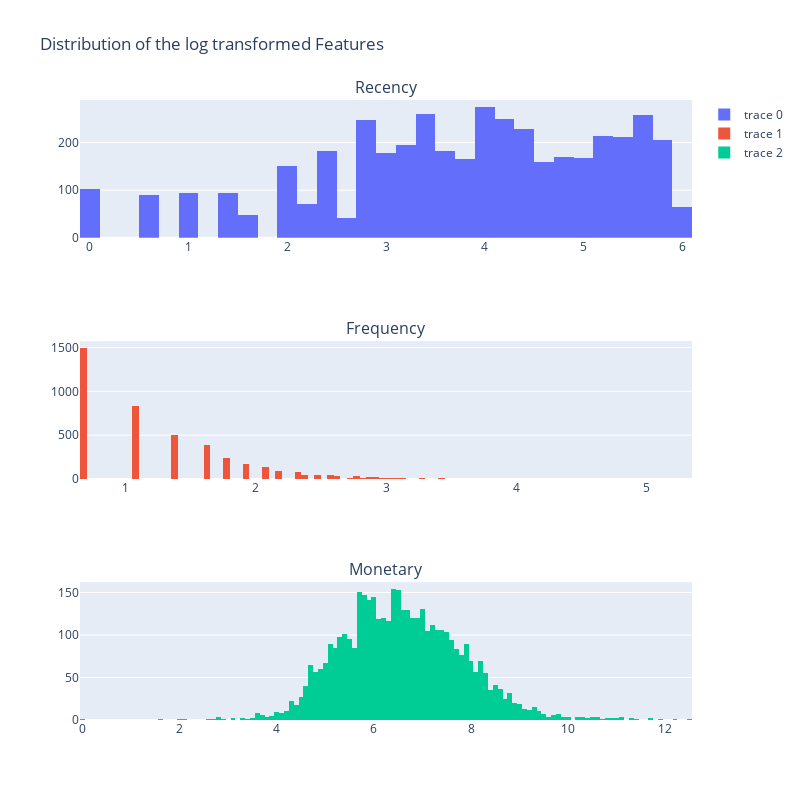

The notebook cell this image was saved under:
### Markdown cell above
### Visualize log transformation applied features

### Code cell
fig = make_subplots(rows=3, cols=1,
                   subplot_titles=("Recency","Frequency","Monetary"))

fig.append_trace(go.Histogram(x=rfm.log_Recency),
                 row=1, col=1)

fig.append_trace(go.Histogram(x=rfm.log_Frequency),
                 row=2, col=1)

fig.append_trace(go.Histogram(x=rfm.log_Monetary),
                 row=3, col=1)

fig.update_layout(height=800, width=800,
                  title_text="Distribution of the log transformed Features")

fig.show()

### Figure 1 — Plotly figure (JSON) as saved in the notebook; plotly's stock layout.template omitted (floating-point values rounded to 4 significant figures; data arrays with more than 128 entries replaced by an {"elided": "..."} marker saying what was removed)
{"data": [{"type": "histogram", "x": {"elided": "4304 float values"}, "xaxis": "x", "yaxis": "y"}, {"type": "histogram", "x": {"elided": "4304 float values"}, "xaxis": "x2", "yaxis": "y2"}, {"type": "histogram", "x": {"elided": "4304 float values"}, "xaxis": "x3", "yaxis": "y3"}], "layout": {"annotations": [{"font": {"size": 16}, "showarrow": false, "text": "Recency", "x": 0.5, "xanchor": "center", "xref": "paper", "y": 1, "yanchor": "bottom", "yref": "paper"}, {"font": {"size": 16}, "showarrow": false, "text": "Frequency", "x": 0.5, "xanchor": "center", "xref": "paper", "y": 0.6111, "yanchor": "bottom", "yref": "paper"}, {"font": {"size": 16}, "showarrow": false, "text": "Monetary", "x": 0.5, "xanchor": "center", "xref": "paper", "y": 0.2222, "yanchor": "bottom", "yref": "paper"}], "height": 800, "title": {"text": "Distribution of the log transformed Features"}, "width": 800, "xaxis": {"anchor": "y", "domain": [0, 1]}, "xaxis2": {"anchor": "y2", "domain": [0, 1]}, "xaxis3": {"anchor": "y3", "domain": [0, 1]}, "yaxis": {"anchor": "x", "domain": [0.7778, 1]}, "yaxis2": {"anchor": "x2", "domain": [0.3889, 0.6111]}, "yaxis3": {"anchor": "x3", "domain": [0, 0.2222]}}}
